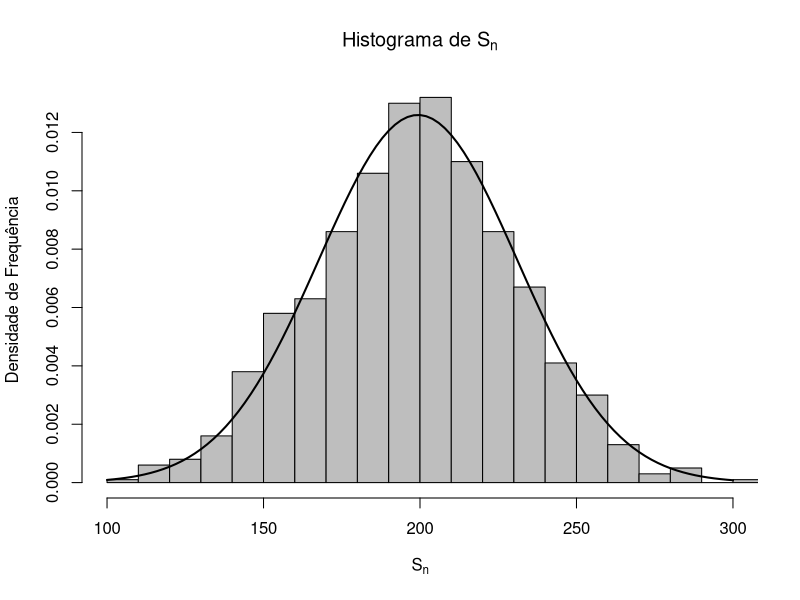

Write the R code that produced this figure.
ic.m <- function(x,sigma2,conf.level=0.95){
  n<-length(x)
  xbarra<-mean(x)
  z<-qnorm((1+conf.level)/2)
  LI <- xbarra - z*sqrt(sigma2)/sqrt(n)
  LS <- xbarra + z*sqrt(sigma2)/sqrt(n)
  return(c(LI,LS))
}

GeraPasseio <- function(n,v.inicial=0){ # Função para gerar vo passeio aleatório
  amostra <- rbinom(n,1,p)
  amostra[amostra==0] <- -1
  v.inicial + cumsum(amostra)
}

p <- 0.6 # 0. ultimo número USP

n <- 1000 # Tamanho da amostra

Sn <- numeric() # vetor com todos Sn

for(i in 1:1000){ # simulações para Sn
  Sn[i]<-mean(GeraPasseio(1000)[1000])
}
Sn.bar <- mean(Sn) # Média dos Sn

hist(Sn,breaks = 20, probability = T, ylab = "Densidade de Frequência", xlim=c(100,300), xlab=expression(S[n]), main=expression(paste('Histograma de ', S[n])),col="Grey")
curve(dnorm(x,Sn.bar,sd(Sn)),ylim=c(0,5),lwd=2,col=1,ylim=c(0,0.09),add = T)

ic.m(Sn,var(Sn),0.683) # Intervalo de confiança para Sn de 0.683 (1 sigma)
ic.m(Sn,var(Sn),0.954) # Intervalo de confiança para Sn de 0.954 (2 sigma)
ic.m(Sn,var(Sn),0.997) # Intervalo de confiança para Sn de 0.997 (3 sigma)

c1 <- ic.m(Sn,var(Sn),0.683)[2] - Sn.bar 
c2 <- ic.m(Sn,var(Sn),0.954) [2] - Sn.bar
c3 <- ic.m(Sn,var(Sn),0.997)[2] - Sn.bar